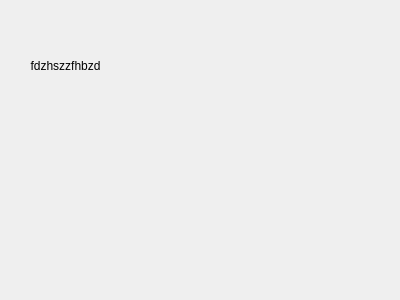
<?xml version="1.0" encoding="UTF-8"?>
<ui version="4.0">
 <class>Form</class>
 <widget class="QWidget" name="Form">
  <property name="geometry">
   <rect>
    <x>0</x>
    <y>0</y>
    <width>400</width>
    <height>300</height>
   </rect>
  </property>
  <property name="windowTitle">
   <string>Form</string>
  </property>
  <widget class="QLabel" name="label">
   <property name="geometry">
    <rect>
     <x>30</x>
     <y>30</y>
     <width>71</width>
     <height>71</height>
    </rect>
   </property>
   <property name="text">
    <string>python22fdzhszzfhbzdhnzdfgnb</string>
   </property>
   <property name="alignment">
    <set>Qt::AlignCenter</set>
   </property>
   <property name="wordWrap">
    <bool>true</bool>
   </property>
  </widget>
 </widget>
 <resources/>
 <connections/>
</ui>
